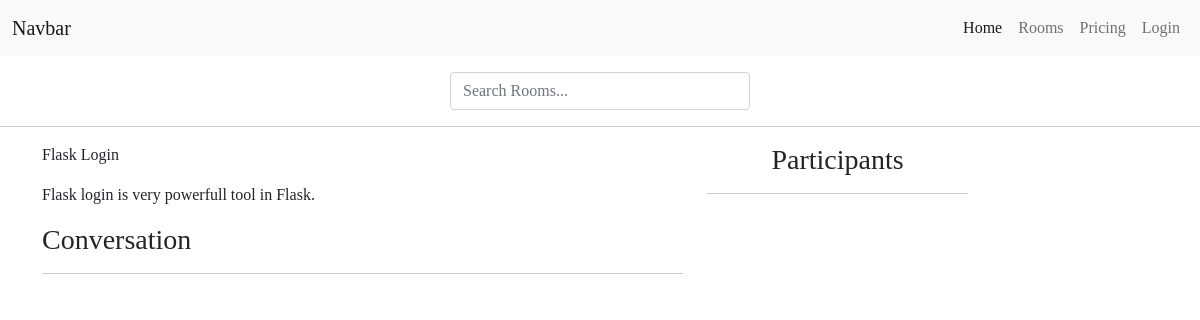
Page /rooms/3 on the earlier database version.
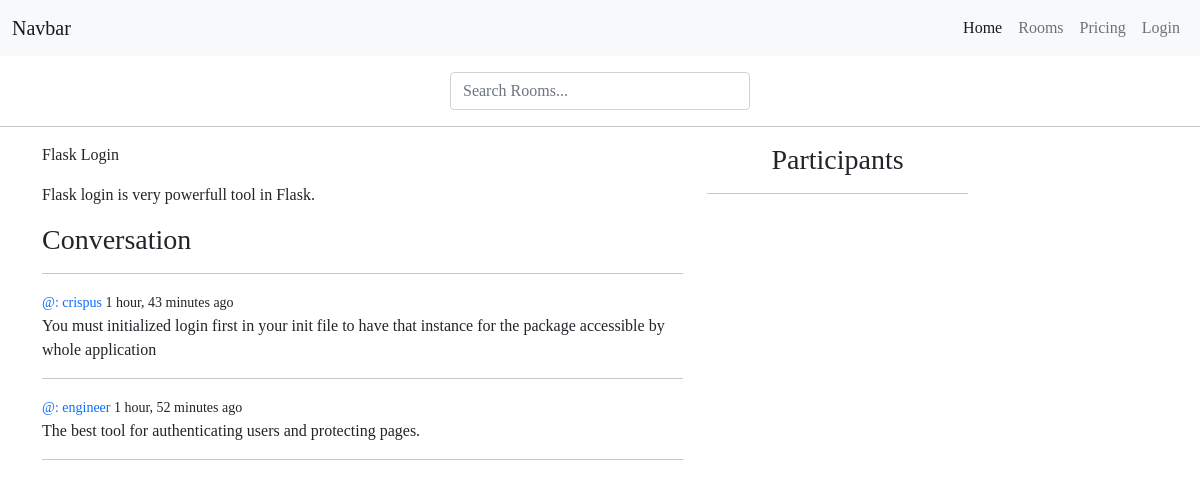
Same page on the later database version.
### hub/models.py (models this page shows, shortened)
class Room(models.Model):
    host = models.ForeignKey(User, on_delete=models.SET_NULL, null=True)
    topic = models.ForeignKey(Topic, on_delete=models.SET_NULL, null=True)
    name = models.CharField(max_length=100)
    description= models.TextField(null=True, blank=True)
    participants = models.ManyToManyField(User, related_name='Participants')
    updated = models.DateTimeField(auto_now=True)
    date_created = models.DateTimeField(auto_now_add=True)
    class Meta:
        ordering = ['-updated', '-date_created'] # more like pagination in flask

class Message(models.Model):
    user = models.ForeignKey(User, on_delete=models.CASCADE)
    room = models.ForeignKey(Room, on_delete=models.CASCADE)
    body = models.TextField()
    updated = models.DateTimeField(auto_now=True)
    date_created = models.DateTimeField(auto_now_add=True)

### hub/views.py (the view, shortened to what this page needs)
# urls.py: path('rooms/<int:pk>', views.room, name='rooms'),
def room(request, pk):
    room = Room.objects.get(pk=pk)
    room_messages = room.message_set.all().order_by('-date_created')
    participants = room.participants.all()
    context = {'pk':pk, 'room': room,'room_messages':room_messages, 'participants':participants}
    return render(request, 'hub/room.html', context)

### hub/templates/hub/room.html (shortened to what this page needs)
{% extends 'base.html' %}
 {% block content %}
 <div class="container">
    <div class="row">
        <div class="col-md-7">
            <p>
                {{room.name}}
            </p>
            <p>
                {{room.description}}
            </p>
            <div class="comment-wrapper">
                <h3>Conversation</h3>
                <hr>
                {% for message in room_messages %}
                    <div>
                        <small> <span class="text-primary">@: {{message.user.username}} </span> {{message.date_created|timesince}} ago</small>
                        <p>{{message.body}}</p>
                        <hr>
                    </div>
                {% endfor %}
            </div>
        </div>
        <div class="col-md-3">
            <h3 style="text-align: center;">Participants</h3>
            <hr>
        </div>
    </div>
</div>
 {% endblock %}

### templates/base.html (shortened to what this page needs)
{% load static %}
<!DOCTYPE html>
<html lang="en">
<head>
    <link href="https://cdn.jsdelivr.net/npm/bootstrap@5.1.3/dist/css/bootstrap.min.css" rel="stylesheet"
 />
    <link rel="stylesheet" href="{% static 'main.css'%}">
    <html>
<body>
    {% include 'includes/navbar.html' %}
    {% block content %}
    {% endblock %}
</body>
</html>
</html>

### templates/includes/navbar.html (shortened to what this page needs)
<nav class="navbar navbar-expand-lg navbar-light bg-light">
    <div class="container-fluid">
      <a class="navbar-brand" href="#">Navbar</a>
      <div class="collapse navbar-collapse" id="navbarNav">
        <ul class="navbar-nav ms-auto">
          <li class="nav-item">
            <a class="nav-link active" aria-current="page" href="{% url 'home' %}">Home</a>
          </li>
          <li class="nav-item">
            <a class="nav-link" href="#">Rooms</a>
          </li>
          <li class="nav-item">
            <a class="nav-link" href="#">Pricing</a>
          </li>
          {% if user.is_authenticated %}
          <li class="nav-item">
            <a class="nav-link" href="{% url 'logout'%}">Logout</a>
          </li>
          {% else %}
          <li class="nav-item">
            <a class="nav-link" href="{% url 'login'%}">Login</a>
          </li>
          {% endif %}
        </ul>
      </div>
    </div>
  </nav>
<form action="{% url "home" %}" method="GET" style="max-width:300px; margin:auto">
    <input type="text" name="t" id="t" placeholder="Search Rooms..." class="form-control mt-3" >
</form>
<hr>

### static/main.css (style rules this page uses)
body { font-family: 'Merriweather', serif; }

Differences in the rows shown:
added Message: user.username "crispus", date_created "1 hour, 43 minutes", body "You must initialized login first in your init file to have that instance for the package accessible by whole application"
added Message: user.username "engineer", date_created "1 hour, 52 minutes", body "The best tool for authenticating users and protecting pages."
